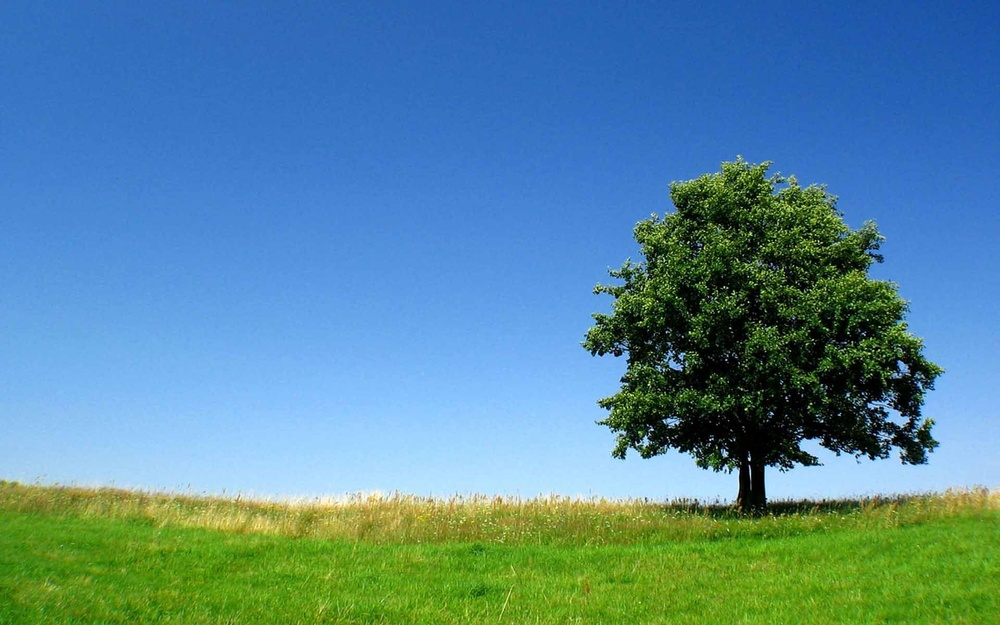
#> input picture tree.jpg, 1000 x 625 px, shrunk from 1920 x 1200 before the run
$ jupyter execute 'Img Comp.ipynb'
#> lines starting #> are read from the running program, lines starting #| are printed output that depends on the picture; after the words box and inside, x2 and y2 are one past the last pixel; in counts of white or black regions, pixels touching at a corner belong together
## Image Compression using SVD

[cell 1]
from matplotlib.image import imread
import matplotlib.pyplot as plt
import numpy as np
import os

[cell 2]
plt.rcParams['figure.figsize']=[16,8]
A= imread('tree.jpg')
#> A is the input picture: shape (625, 1000, 3); mean R, G, B 85.7, 135.4, 155.2
X= np.mean(A,-1)
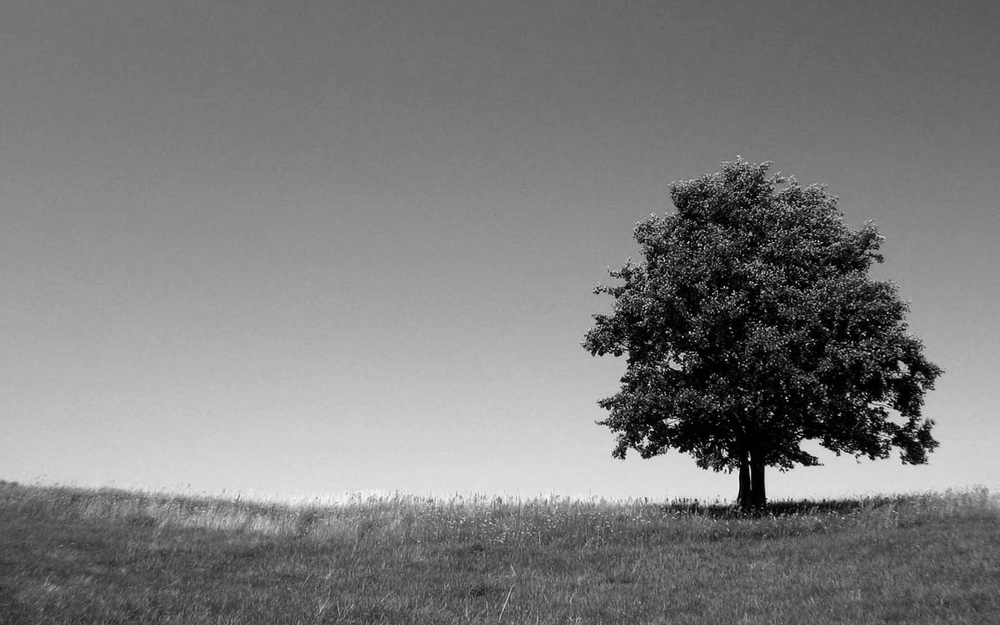
#> X: shape (625, 1000) float64; min 0, max 251, mean 125.5
img=plt.imshow(X)
img.set_cmap('gray')
plt.axis('off')
plt.show()
print(X.shape)
#| (625, 1000)

[cell 3]
U,S,VT= np.linalg.svd(X)
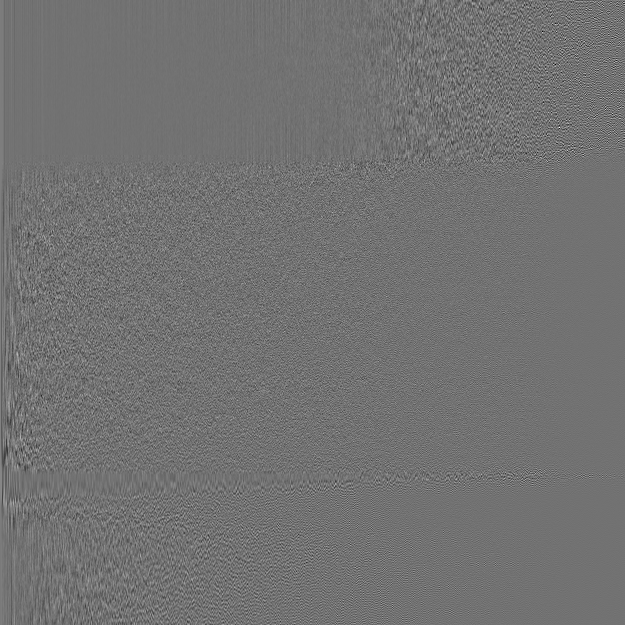
#> U: shape (625, 625) float64; min -0.365, max 0.449, mean 8.65e-05; drawn with min black and max white
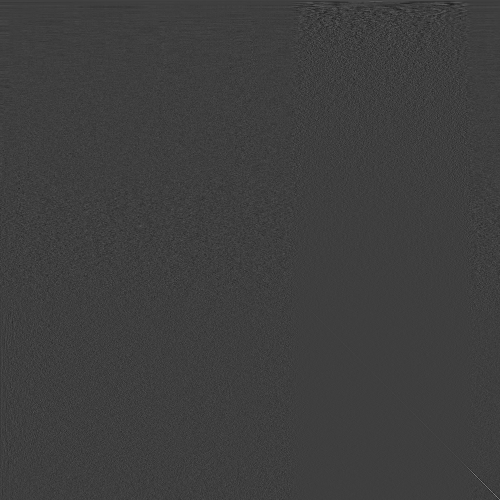
#> VT: shape (1000, 1000) float64 (shown at 1/2 size); min -0.232, max 0.712, mean 3.85e-05; drawn with min black and max white
#> S = 625 values, max 103899.7 at index 0, min 3.86 at index 624, mean 550.3

[cell 4]
S=np.diag(S)
j=0
for r in(10,50,200):
    Xapprox = U[:,:r] @ S[0:r,:r] @ VT[:r,:]
    plt.figure(j+1)
    j+=1
    img=plt.imshow(Xapprox)
    img.set_cmap('gray')
    plt.axis('off')
    plt.title('r='+str(r))
    plt.show()
#> after the loop, j = 3

## Image Compression using FFT

[cell 5]
Xt= np.fft.fft2(X) # 2d fft
Xtsort= np.sort(np.abs(Xt.reshape(-1)))# sorting the modes in descending order.

for keep in(0.1,0.05,0.01,0.002):
    thresh=Xtsort[int(np.floor(1-keep)*len(Xtsort))]#setting threshold limit. Modes above threshold to be kept
    ind= np.abs(Xt)>thresh
    Atlow=Xt*ind
    Alow=np.fft.ifft2(Atlow).real #inverse fourier transform
    plt.figure()
    plt.imshow(Alow,cmap='gray')
    plt.axis('off')
    plt.title("Compressed image at "+str(keep*100)+"%")
#> this loop made 4 passes
#> pass 1, `ind= np.abs(Xt)>thresh`:
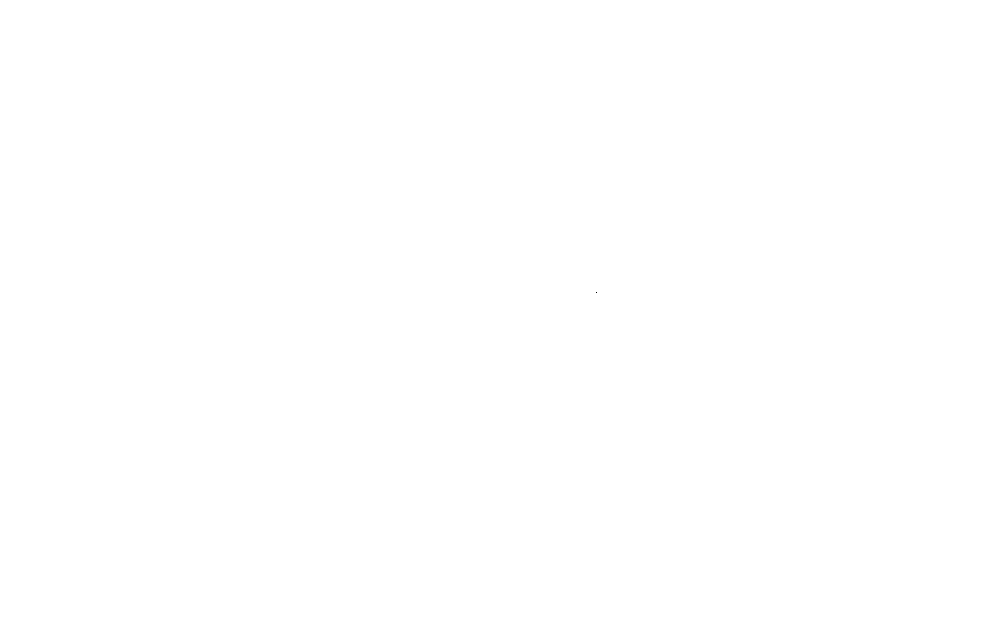
#> ind: shape (625, 1000) bool; 100% white; black in thin lines or dots, all inside (x1, y1, x2, y2) = (596, 292, 597, 293)

## Image Compression using Wavelet Transform

[cell 6]
import pywt

[cell 7]
n = 4
w = 'db1'
coeffs = pywt.wavedec2(X,wavelet=w,level=n)
#> coeffs = 5 items

coeff_arr, coeff_slices = pywt.coeffs_to_array(coeffs)
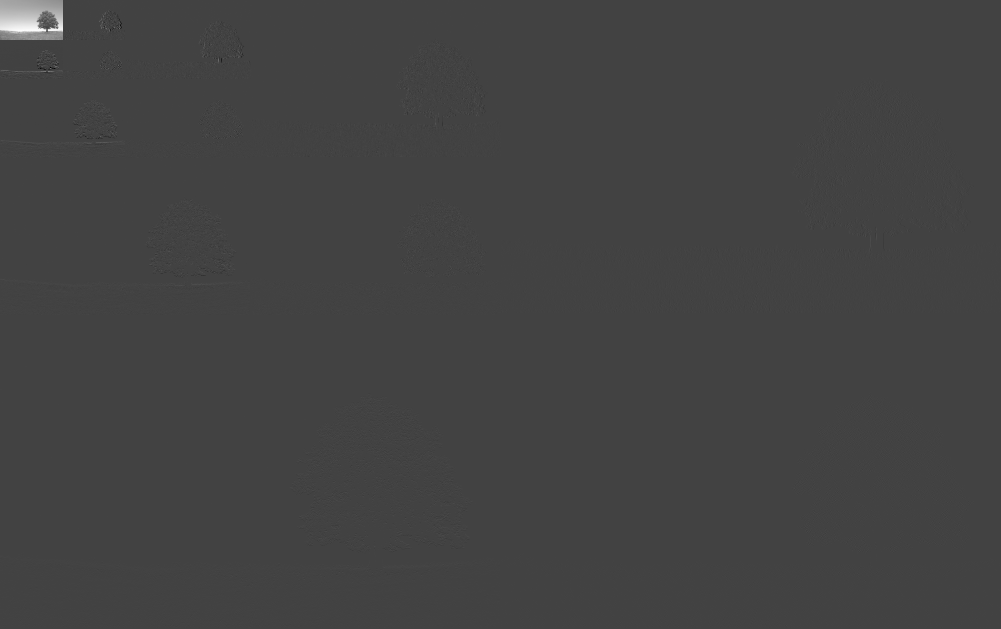
#> coeff_arr: shape (629, 1001) float64; min -1273.1, max 3595, mean 8; drawn with min black and max white
#> coeff_slices = 5 items

Csort = np.sort(np.abs(coeff_arr.reshape(-1)))

for keep in (0.1, 0.05, 0.01, 0.005): # fraction of wavelet modes to be retained
    thresh = Csort[int(np.floor((1-keep)*len(Csort)))]
    ind = np.abs(coeff_arr) > thresh
    Cfilt = coeff_arr * ind # Threshold small indices

    coeffs_filt = pywt.array_to_coeffs(Cfilt,coeff_slices,output_format='wavedec2')

    # Plot reconstruction
    Arecon = pywt.waverec2(coeffs_filt,wavelet=w)
    plt.figure()
    plt.imshow(Arecon.astype('uint8'),cmap='gray')
    plt.axis('off')
    plt.title('keep% = ' + str(keep*100)+"%")
#> this loop made 4 passes
#> thresh on passes 1 to 4: 16.5, 30.75, 89.17, 180
#> pass 1, `ind = np.abs(coeff_arr) > thresh`:
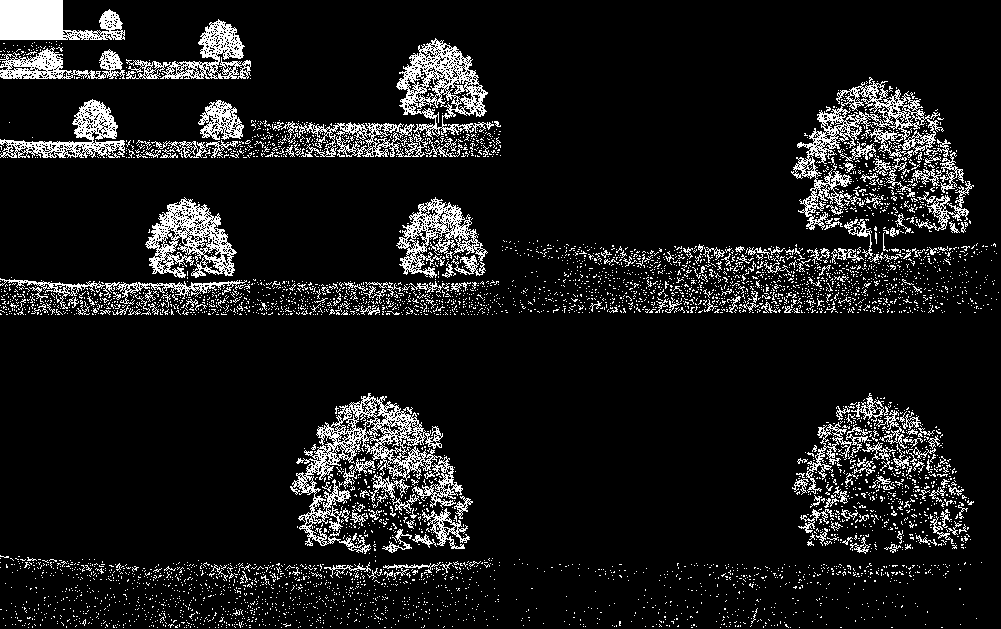
#> ind: shape (629, 1001) bool; 10% white in thin lines or dots
#> pass 2, `ind = np.abs(coeff_arr) > thresh`:
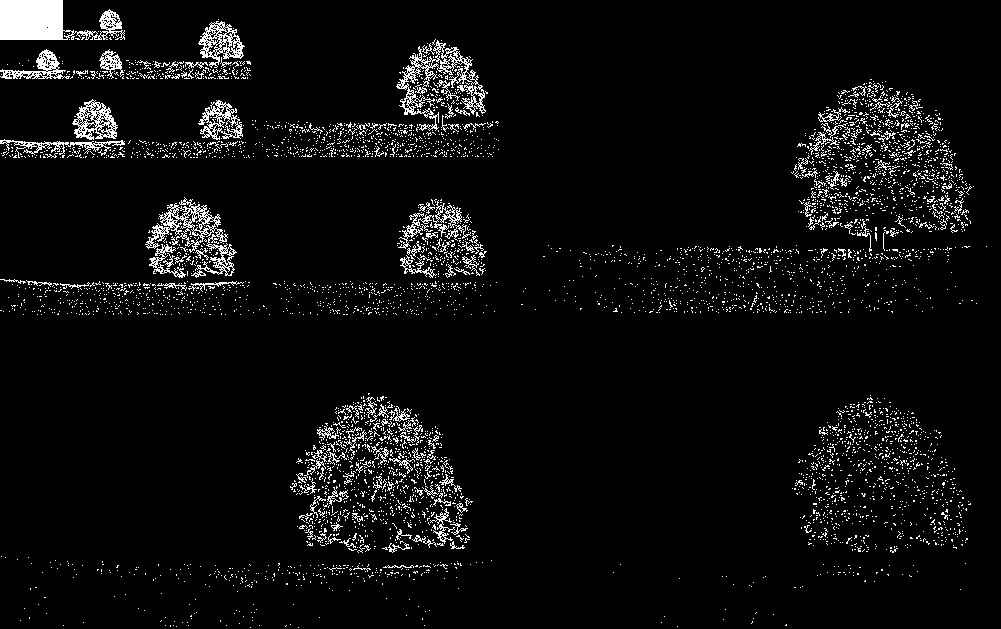
#> ind: shape (629, 1001) bool; 5% white in thin lines or dots
#> after the loop:
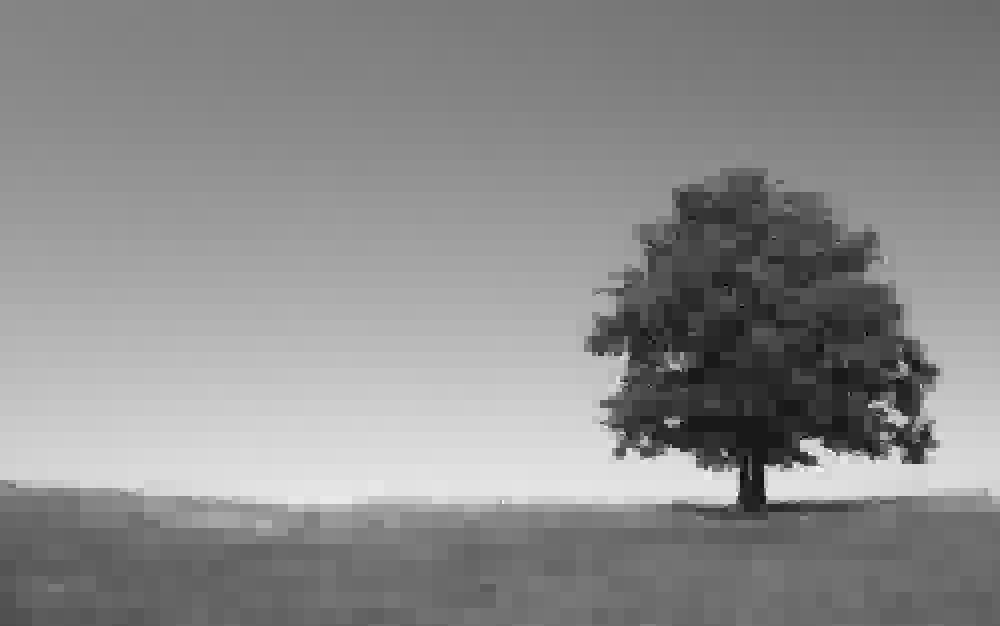
#> Arecon: shape (626, 1000) float64; min -27.26, max 250.5, mean 125.4; drawn with min black and max white
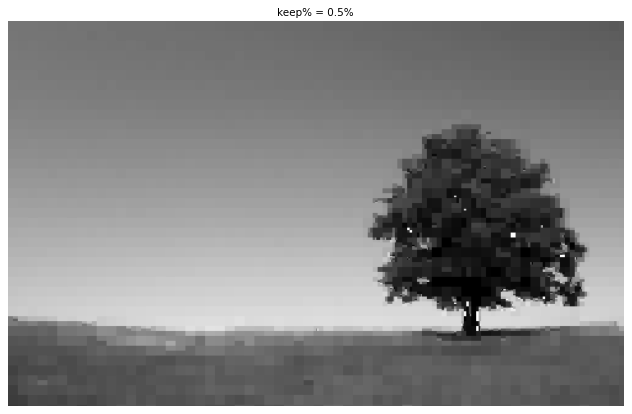
#> figure drawn by matplotlib, 1 panel
